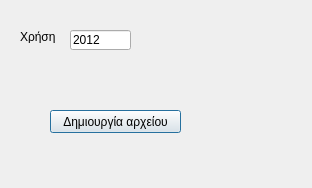
<?xml version="1.0" encoding="UTF-8"?>
<ui version="4.0">
 <class>Dialog</class>
 <widget class="QDialog" name="Dialog">
  <property name="geometry">
   <rect>
    <x>0</x>
    <y>0</y>
    <width>312</width>
    <height>188</height>
   </rect>
  </property>
  <property name="windowTitle">
   <string>Dialog</string>
  </property>
  <widget class="QPushButton" name="b_makeFile">
   <property name="geometry">
    <rect>
     <x>50</x>
     <y>110</y>
     <width>131</width>
     <height>23</height>
    </rect>
   </property>
   <property name="text">
    <string>Δημιουργία αρχείου</string>
   </property>
  </widget>
  <widget class="QLabel" name="label">
   <property name="geometry">
    <rect>
     <x>20</x>
     <y>30</y>
     <width>46</width>
     <height>13</height>
    </rect>
   </property>
   <property name="text">
    <string>Χρήση</string>
   </property>
  </widget>
  <widget class="QLineEdit" name="t_xrisi">
   <property name="geometry">
    <rect>
     <x>70</x>
     <y>30</y>
     <width>61</width>
     <height>20</height>
    </rect>
   </property>
   <property name="text">
    <string>2012</string>
   </property>
  </widget>
 </widget>
 <resources/>
 <connections/>
</ui>
